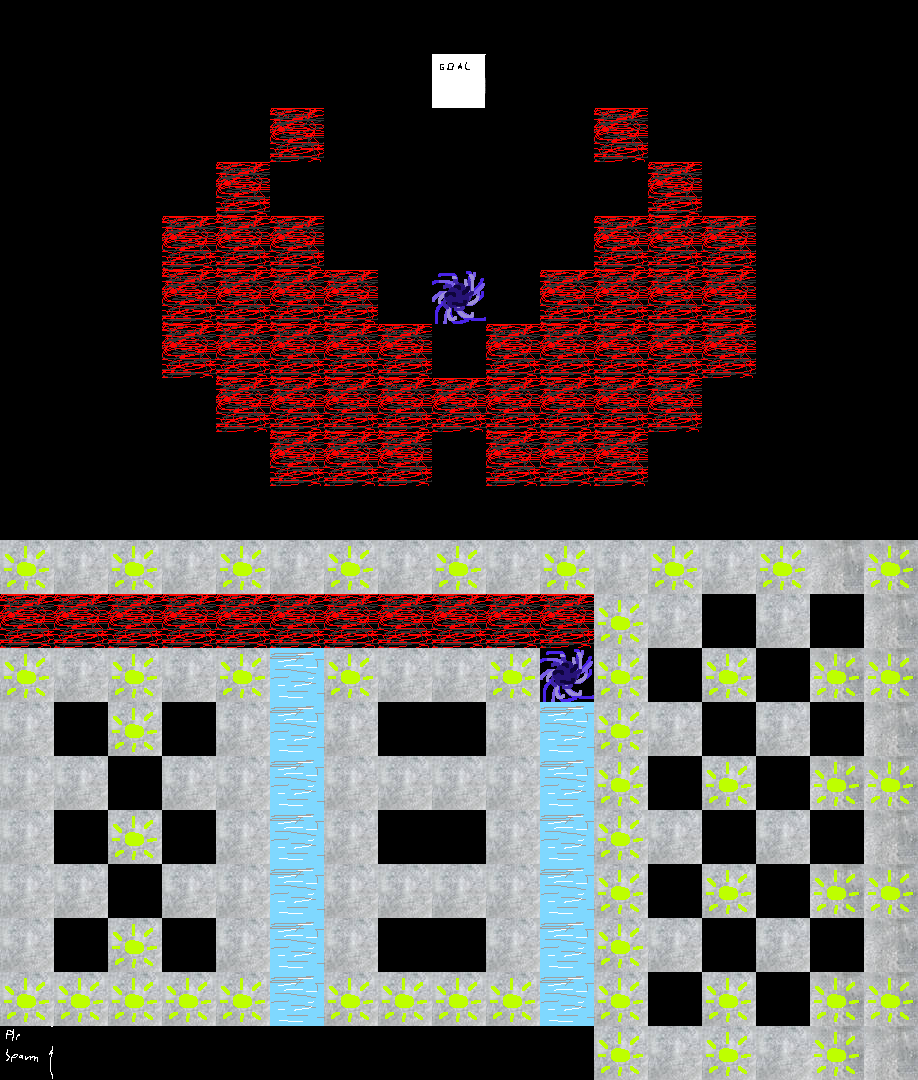

Tiled map render using the project's own tile images. Description and the map definition, with tile-layer contents summarised, below:
An orthogonal 17x20 tile map with 54x54 px tiles, 2 tile layers (Tile Layer 1, Tile Layer 2).

<map version="1.9" tiledversion="1.9.0" orientation="orthogonal" renderorder="right-down" width="17" height="20" tilewidth="54" tileheight="54" infinite="0" nextlayerid="3" nextobjectid="1">
 <tileset firstgid="1" source="temp2.tsx" />
 <layer id="1" name="Tile Layer 1" width="17" height="20">
  <data>[340 cells, 175 non-empty, 7 distinct tile ids]</data>
 </layer>
 <layer id="2" name="Tile Layer 2" width="17" height="20">
  <data>[340 cells, 49 non-empty, 1 distinct tile ids]</data>
 </layer>
</map>
